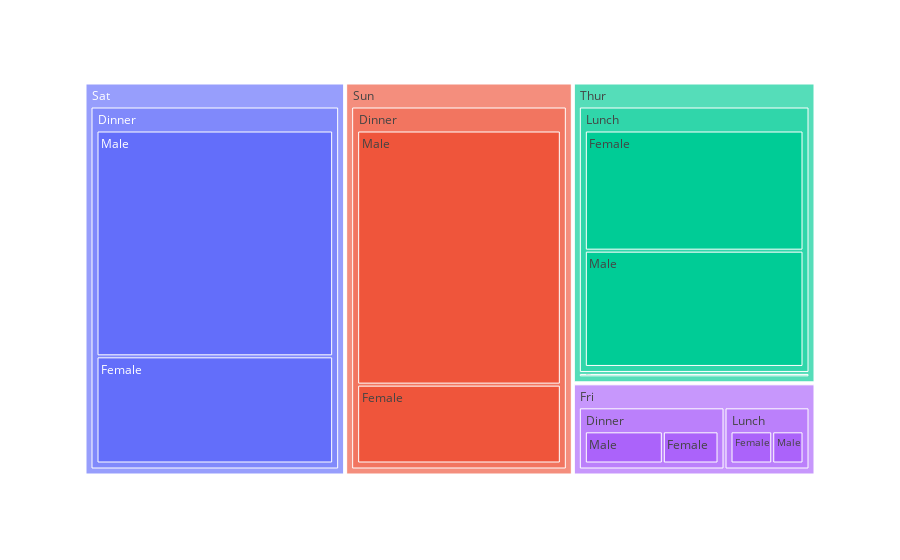

Notebook code for this chart:
### Code cell
fig = px.treemap(df, path=['day', 'time', 'sex'])
fig.show()

### Figure 1 — Plotly figure (JSON) as saved in the notebook; plotly's stock layout.template omitted (floating-point values rounded to 4 significant figures)
{"data": [{"branchvalues": "total", "domain": {"x": [0, 1], "y": [0, 1]}, "hovertemplate": "labels=%{label}<br>count=%{value}<br>parent=%{parent}<br>id=%{id}<extra></extra>", "ids": ["Fri/Dinner/Female", "Sat/Dinner/Female", "Sun/Dinner/Female", "Thur/Dinner/Female", "Fri/Lunch/Female", "Thur/Lunch/Female", "Fri/Dinner/Male", "Sat/Dinner/Male", "Sun/Dinner/Male", "Fri/Lunch/Male", "Thur/Lunch/Male", "Fri/Dinner", "Sat/Dinner", "Sun/Dinner", "Thur/Dinner", "Fri/Lunch", "Thur/Lunch", "Fri", "Sat", "Sun", "Thur"], "labels": ["Female", "Female", "Female", "Female", "Female", "Female", "Male", "Male", "Male", "Male", "Male", "Dinner", "Dinner", "Dinner", "Dinner", "Lunch", "Lunch", "Fri", "Sat", "Sun", "Thur"], "name": "", "parents": ["Fri/Dinner", "Sat/Dinner", "Sun/Dinner", "Thur/Dinner", "Fri/Lunch", "Thur/Lunch", "Fri/Dinner", "Sat/Dinner", "Sun/Dinner", "Fri/Lunch", "Thur/Lunch", "Fri", "Sat", "Sun", "Thur", "Fri", "Thur", "", "", "", ""], "type": "treemap", "values": [5, 28, 18, 1, 4, 31, 7, 59, 58, 3, 30, 12, 87, 76, 1, 7, 61, 19, 87, 76, 62]}], "layout": {"legend": {"tracegroupgap": 0}, "margin": {"t": 60}}}
